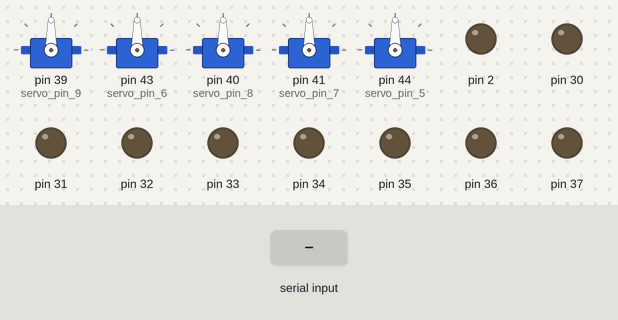
This sketch was run on a simulated Arduino Mega 2560, built with avr-gcc and run on an emulated ATmega2560. On the bench: 5 × servo, output pins drawn as LEDs (lit = HIGH). Inputs (shaded band) come from the test bench.

Above: at 1.2 s.
1.3 s: "1" received over Serial
At 2.0 s:
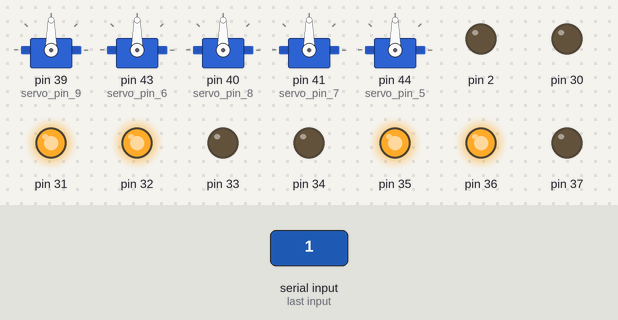
2.8 s: byte 51 ('3') received over Serial
At 3.2 s:
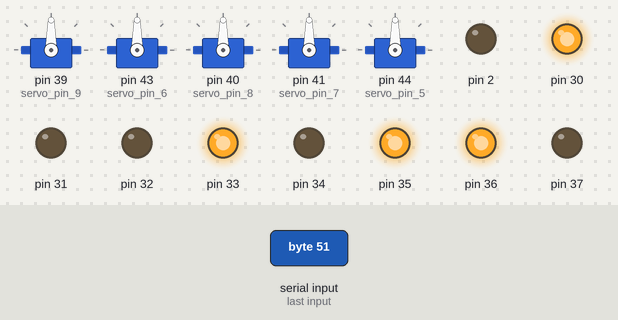
4.3 s: byte 52 ('4') received over Serial
At 5.5 s:
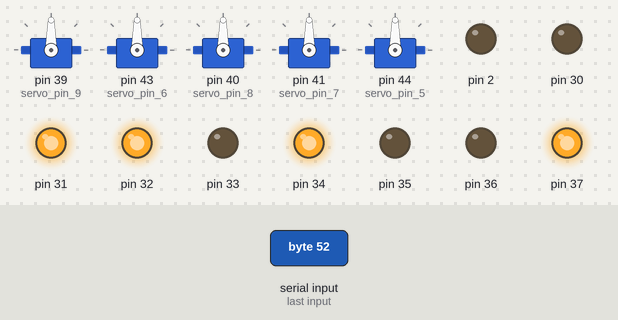
5.8 s: byte 54 ('6') received over Serial
At 6.7 s:
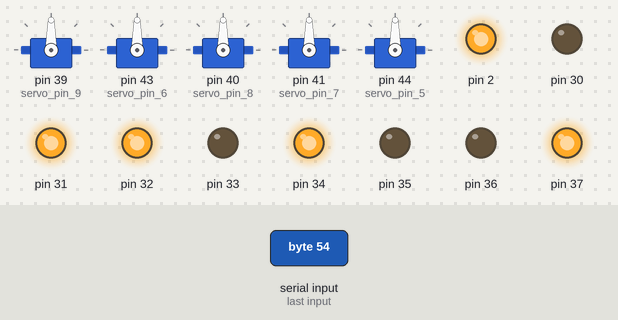
7.3 s: "0" received over Serial
At 7.8 s:
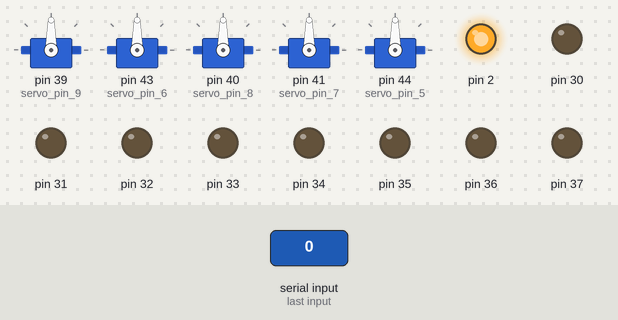
8.8 s: "2" received over Serial
At 10.2 s:
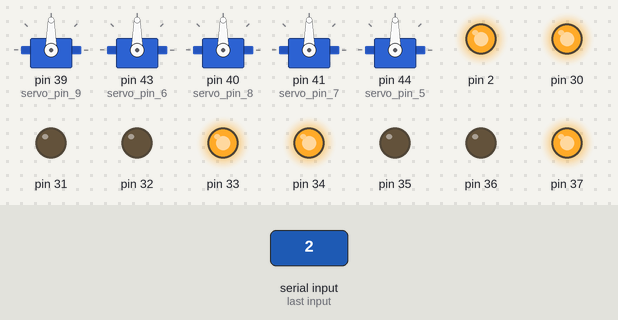
Timing chart, 0 to 11.3 s (numbered marks = the images above; inputs shaded):
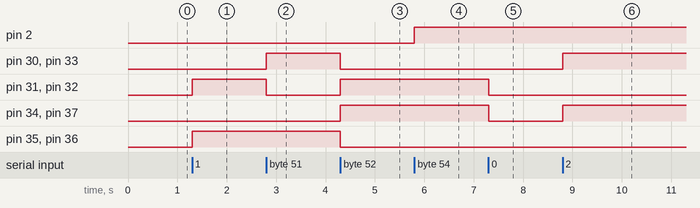

The sketch:

Robotcar_1.ino
```cpp
//by Lin

#include <Servo.h>

Servo servo_pin_5;
Servo servo_pin_6;
Servo servo_pin_7;
Servo servo_pin_8;
Servo servo_pin_9;
int i;//servo 9
int p;//servo 7
int k;//servo 6
int o;//servo 5
void setup() {

  Serial.begin(9600);
  servo_pin_9.attach(39, 832, 1575);
  servo_pin_6.attach(43, 544, 2400);
  servo_pin_8.attach(40, 1492, 1493);
  servo_pin_7.attach(41, 1988, 2091);
  servo_pin_5.attach(44, 994 , 1894);
  pinMode( 30 , OUTPUT);
  pinMode( 31 , OUTPUT);
  pinMode( 32 , OUTPUT);
  pinMode( 33 , OUTPUT);
  pinMode( 34 , OUTPUT);
  pinMode( 35 , OUTPUT);
  pinMode( 36 , OUTPUT);
  pinMode( 37 , OUTPUT);
  pinMode( 2  , OUTPUT);
}

void loop() {
  char val = Serial.read();
  servo_pin_8.write( 90 );
  servo_pin_6.write( 90 );
  if (-1 != val) {

    i = servo_pin_9.read();
    p = servo_pin_7.read();
    o = servo_pin_5.read();
    k = servo_pin_6.read();
    if ('8' == val) {

      i = i + 3;
      servo_pin_9.write( i );

    }


    if ('A' == val) {
      i = i - 3;
      servo_pin_9.write( i );

    }

    if ('9' == val) {

      p = p - 1;
      o = o - 2;
      k = k - 2;
      servo_pin_5.write( o );
      servo_pin_7.write( p );
      servo_pin_8.write( 90 );
      servo_pin_6.write( k );

    }

    if ('7' == val) {

      p = p + 1;
      o = o + 2;
      k = k + 2;
      servo_pin_5.write( o );
      servo_pin_7.write(  p);
      servo_pin_8.write( 90 );
      servo_pin_6.write( k );
    }


    if ('1' == val) {

      digitalWrite( 30 , LOW );
      digitalWrite( 31 , HIGH );
      digitalWrite( 32 , HIGH );
      digitalWrite( 33 , LOW );
      digitalWrite( 34 , LOW );
      digitalWrite( 35 , HIGH );
      digitalWrite( 36 , HIGH );
      digitalWrite( 37 , LOW );
    }


    if ('2' == val) {

      digitalWrite( 30 , HIGH );
      digitalWrite( 31 , LOW );
      digitalWrite( 32 , LOW );
      digitalWrite( 33 , HIGH );
      digitalWrite( 34 , HIGH );
      digitalWrite( 35 , LOW );
      digitalWrite( 36 , LOW );
      digitalWrite( 37 , HIGH );
    }


    if ('3' == val) {

      digitalWrite( 30 , HIGH );
      digitalWrite( 31 , LOW );
      digitalWrite( 32 , LOW );
      digitalWrite( 33 , HIGH );
      digitalWrite( 34 , LOW );
      digitalWrite( 35 , HIGH );
      digitalWrite( 36 , HIGH );
      digitalWrite( 37 , LOW );
    }


    if ('4' == val) {

      digitalWrite( 30 , LOW );
      digitalWrite( 31 , HIGH );
      digitalWrite( 32 , HIGH );
      digitalWrite( 33 , LOW );
      digitalWrite( 34 , HIGH );
      digitalWrite( 35 , LOW );
      digitalWrite( 36 , LOW );
      digitalWrite( 37 , HIGH );
    }


    if ('0' == val) {

      digitalWrite( 30 , LOW );
      digitalWrite( 31 , LOW );
      digitalWrite( 32 , LOW );
      digitalWrite( 33 , LOW );
      digitalWrite( 34 , LOW );
      digitalWrite( 35 , LOW );
      digitalWrite( 36 , LOW );
      digitalWrite( 37 , LOW );
    }

    if ('6' == val) {
      digitalWrite( 2 , HIGH );
    }
    if ('5' == val) {
      digitalWrite( 2 , LOW );
    }

  }

}
```

Measured:
- after the input at 1.3 s, pin 31, pin 32, pin 35, pin 36: LOW → HIGH at once
- after the input at 2.8 s, pin 30, pin 33: LOW → HIGH at once; pin 31, pin 32: HIGH → LOW at once
- after the input at 4.3 s, pin 30, pin 33, pin 35, pin 36: HIGH → LOW at once; pin 31, pin 32, pin 34, pin 37: LOW → HIGH at once
- after the input at 5.8 s, pin 2: LOW → HIGH at once
- after the input at 7.3 s, pin 31, pin 32, pin 34, pin 37: HIGH → LOW at once
- after the input at 8.8 s, pin 30, pin 33, pin 34, pin 37: LOW → HIGH at once
